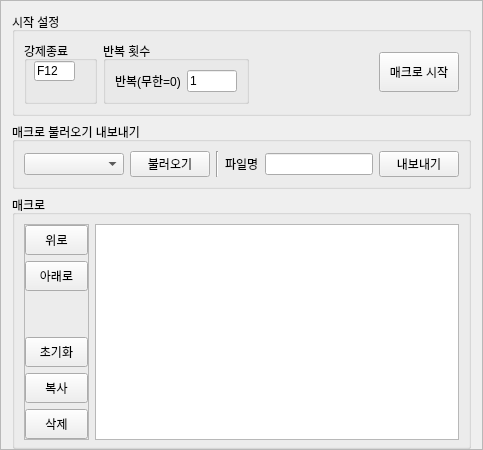
                  <widget class="QFrame" name="frame_45">
                   <property name="frameShape">
                    <enum>QFrame::StyledPanel</enum>
                   </property>
                   <property name="frameShadow">
                    <enum>QFrame::Raised</enum>
                   </property>
                   <layout class="QVBoxLayout" name="verticalLayout_49">
                    <property name="bottomMargin">
                     <number>0</number>
                    </property>
                    <item>
                     <widget class="QGroupBox" name="groupBox_40">
                      <property name="title">
                       <string>시작 설정</string>
                      </property>
                      <layout class="QHBoxLayout" name="horizontalLayout_51">
                       <item>
                        <widget class="QGroupBox" name="groupBox_41">
                         <property name="title">
                          <string>강제종료</string>
                         </property>
                         <widget class="QLineEdit" name="line_macro_forcestop">
                          <property name="geometry">
                           <rect>
                            <x>10</x>
                            <y>20</y>
                            <width>41</width>
                            <height>20</height>
                           </rect>
                          </property>
                          <property name="text">
                           <string>F12</string>
                          </property>
                         </widget>
                        </widget>
                       </item>
                       <item>
                        <widget class="QGroupBox" name="groupBox_39">
                         <property name="title">
                          <string>반복 횟수</string>
                         </property>
                         <layout class="QHBoxLayout" name="horizontalLayout_49">
                          <item>
                           <widget class="QLabel" name="label_30">
                            <property name="text">
                             <string>반복(무한=0)</string>
                            </property>
                           </widget>
                          </item>
                          <item>
                           <widget class="QLineEdit" name="line_macro_repeat">
                            <property name="minimumSize">
                             <size>
                              <width>50</width>
                              <height>0</height>
                             </size>
                            </property>
                            <property name="maximumSize">
                             <size>
                              <width>50</width>
                              <height>16777215</height>
                             </size>
                            </property>
                            <property name="text">
                             <string>1</string>
                            </property>
                           </widget>
                          </item>
                         </layout>
                        </widget>
                       </item>
                       <item>
                        <spacer name="horizontalSpacer_12">
                         <property name="orientation">
                          <enum>Qt::Horizontal</enum>
                         </property>
                         <property name="sizeHint" stdset="0">
                          <size>
                           <width>40</width>
                           <height>20</height>
                          </size>
                         </property>
                        </spacer>
                       </item>
                       <item>
                        <widget class="QPushButton" name="btn_macro_run">
                         <property name="minimumSize">
                          <size>
                           <width>0</width>
                           <height>40</height>
                          </size>
                         </property>
                         <property name="text">
                          <string>매크로 시작</string>
                         </property>
                        </widget>
                       </item>
                      </layout>
                     </widget>
                    </item>
                    <item>
                     <widget class="QGroupBox" name="groupBox_50">
                      <property name="title">
                       <string>매크로 불러오기 내보내기</string>
                      </property>
                      <layout class="QHBoxLayout" name="horizontalLayout_62">
                       <item>
                        <widget class="QComboBox" name="combo_macro_reciepe_load">
                         <property name="minimumSize">
                          <size>
                           <width>100</width>
                           <height>0</height>
                          </size>
                         </property>
                        </widget>
                       </item>
                       <item>
                        <widget class="QPushButton" name="btn_macro_reciepe_load">
                         <property name="text">
                          <string>불러오기</string>
                         </property>
                        </widget>
                       </item>
                       <item>
                        <widget class="Line" name="line_23">
                         <property name="orientation">
                          <enum>Qt::Vertical</enum>
                         </property>
                        </widget>
                       </item>
                       <item>
                        <widget class="QLabel" name="label_67">
                         <property name="text">
                          <string>파일명</string>
                         </property>
                        </widget>
                       </item>
                       <item>
                        <widget class="QLineEdit" name="line_macro_reciepe_name">
                         <property name="minimumSize">
                          <size>
                           <width>100</width>
                           <height>0</height>
                          </size>
                         </property>
                        </widget>
                       </item>
                       <item>
                        <widget class="QPushButton" name="btn_macro_reciepe_save">
                         <property name="text">
                          <string>내보내기</string>
                         </property>
                        </widget>
                       </item>
                      </layout>
                     </widget>
                    </item>
                    <item>
                     <widget class="QGroupBox" name="groupBox_46">
                      <property name="title">
                       <string>매크로</string>
                      </property>
                      <layout class="QHBoxLayout" name="horizontalLayout_64">
                       <property name="topMargin">
                        <number>9</number>
                       </property>
                       <property name="bottomMargin">
                        <number>6</number>
                       </property>
                       <item>
                        <widget class="QFrame" name="frame_52">
                         <property name="maximumSize">
                          <size>
                           <width>65</width>
                           <height>16777215</height>
                          </size>
                         </property>
                         <property name="frameShape">
                          <enum>QFrame::StyledPanel</enum>
                         </property>
                         <property name="frameShadow">
                          <enum>QFrame::Raised</enum>
                         </property>
                         <layout class="QVBoxLayout" name="verticalLayout_51">
                          <property name="leftMargin">
                           <number>0</number>
                          </property>
                          <property name="topMargin">
                           <number>0</number>
                          </property>
                          <property name="rightMargin">
                           <number>0</number>
                          </property>
                          <property name="bottomMargin">
                           <number>0</number>
                          </property>
                          <item>
                           <widget class="QPushButton" name="btn_macro_list_up">
                            <property name="minimumSize">
                             <size>
                              <width>0</width>
                              <height>30</height>
                             </size>
                            </property>
                            <property name="text">
                             <string>위로</string>
                            </property>
                           </widget>
                          </item>
                          <item>
                           <widget class="QPushButton" name="btn_macro_list_down">
                            <property name="minimumSize">
                             <size>
                              <width>0</width>
                              <height>30</height>
                             </size>
                            </property>
                            <property name="text">
                             <string>아래로</string>
                            </property>
                           </widget>
                          </item>
                          <item>
                           <spacer name="verticalSpacer_11">
                            <property name="orientation">
                             <enum>Qt::Vertical</enum>
                            </property>
                            <property name="sizeHint" stdset="0">
                             <size>
                              <width>20</width>
                              <height>40</height>
                             </size>
                            </property>
                           </spacer>
                          </item>
                          <item>
                           <widget class="QPushButton" name="btn_macro_list_clear">
                            <property name="minimumSize">
                             <size>
                              <width>0</width>
                              <height>30</height>
                             </size>
                            </property>
                            <property name="text">
                             <string>초기화</string>
                            </property>
                           </widget>
                          </item>
                          <item>
                           <widget class="QPushButton" name="btn_macro_list_copy">
                            <property name="minimumSize">
                             <size>
                              <width>0</width>
                              <height>30</height>
                             </size>
                            </property>
                            <property name="text">
                             <string>복사</string>
                            </property>
                           </widget>
                          </item>
                          <item>
                           <widget class="QPushButton" name="btn_macro_list_delete">
                            <property name="minimumSize">
                             <size>
                              <width>0</width>
                              <height>30</height>
                             </size>
                            </property>
                            <property name="text">
                             <string>삭제</string>
                            </property>
                           </widget>
                          </item>
                         </layout>
                        </widget>
                       </item>
                       <item>
                        <widget class="QListWidget" name="list_macros"/>
                       </item>
                      </layout>
                     </widget>
                    </item>
                   </layout>
                  </widget>
